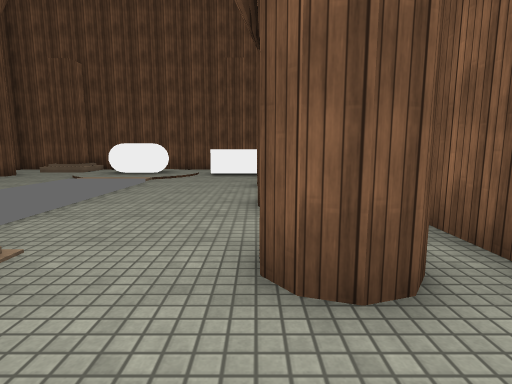
[1] (above)

15 first-person views from a walk through a Unity game level. The camera is 1.3 m above the floor, tilts 8° down and sees 80° across. The floor is counted in squares, 1.2 m on a side. Each view is taken from the middle of a square. On the plan, view 1 faces up. The plan holds only what a view shows up to about 13 squares ahead; the rest is blank. The player character is not drawn. Door leaves are left out, so doorways stand open. Surface patterns are stand-ins for the level's own textures.

[2]
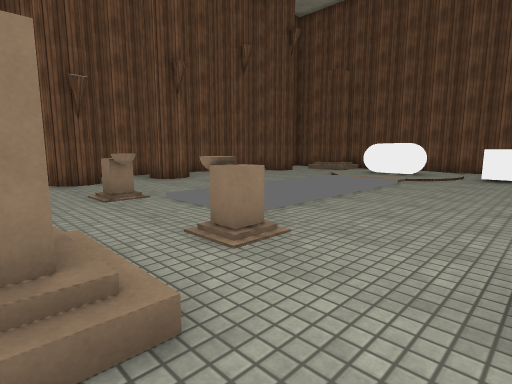

[3]
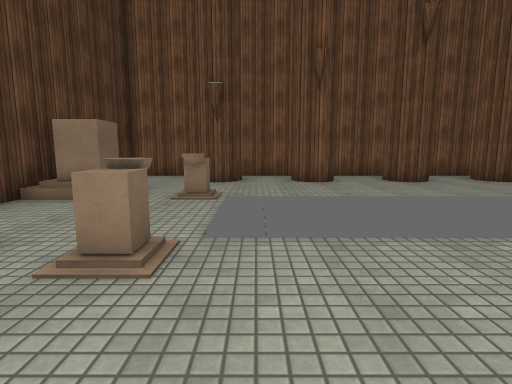

[4]
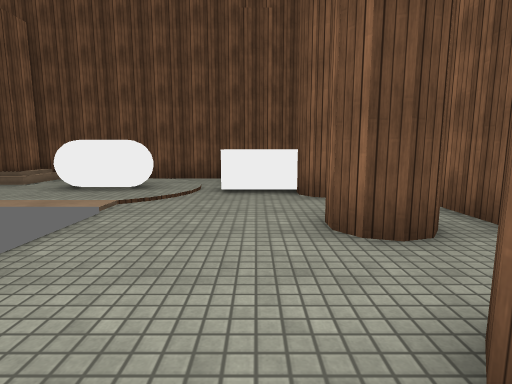

[5]
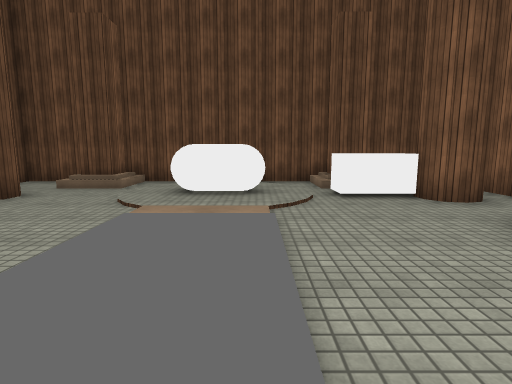

[6]
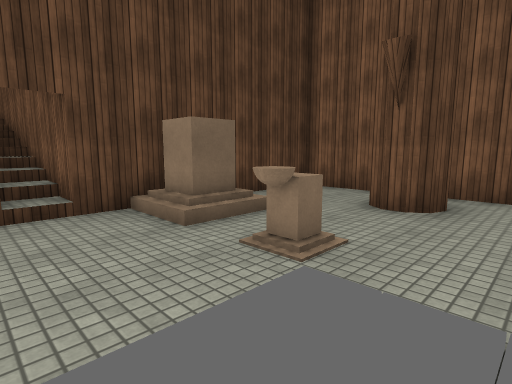

[7]
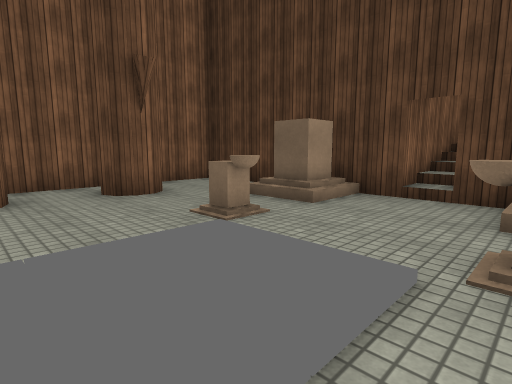

[8]
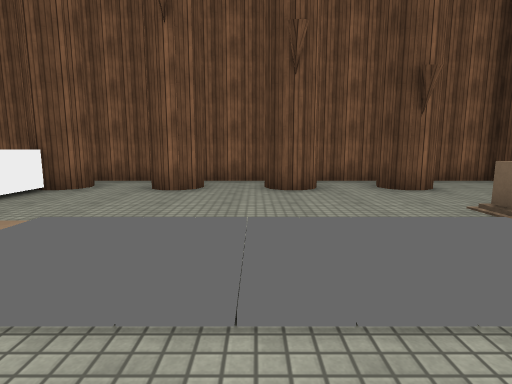

[9]
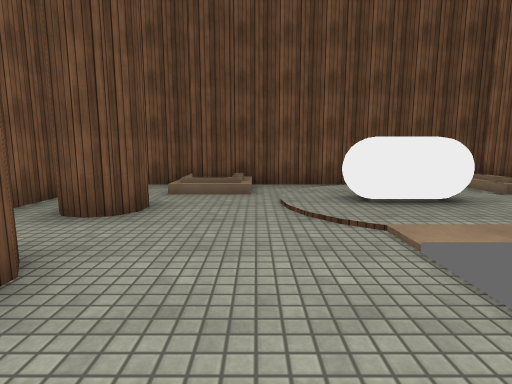

[10]
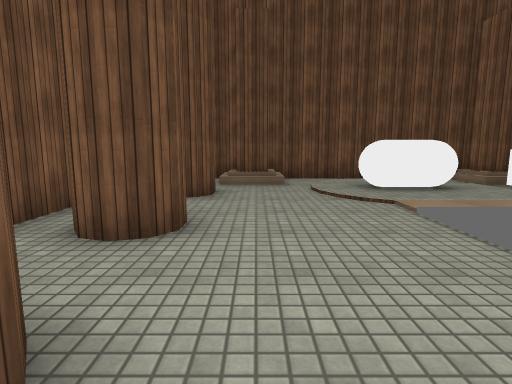

[11]
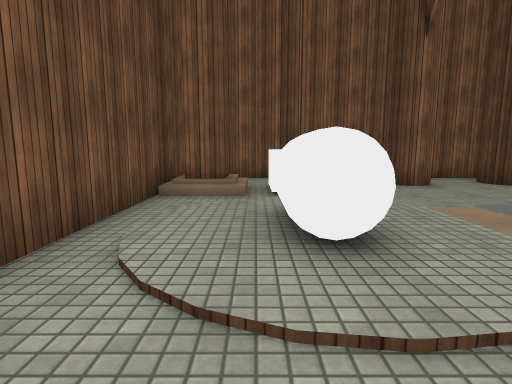

[12]
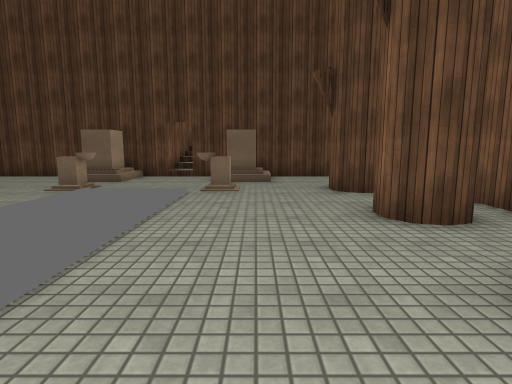

[13]
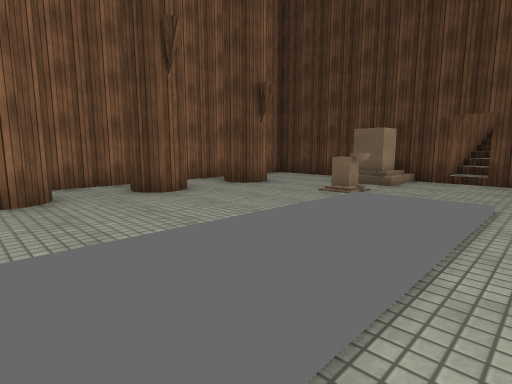

[14]
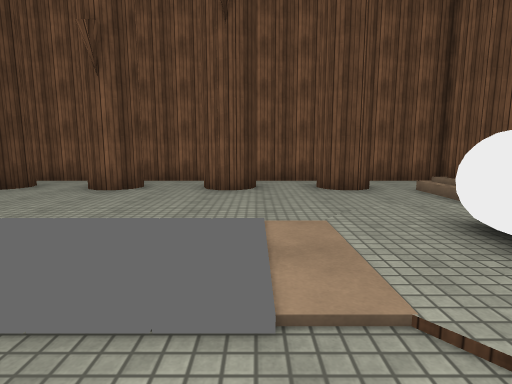

[15]
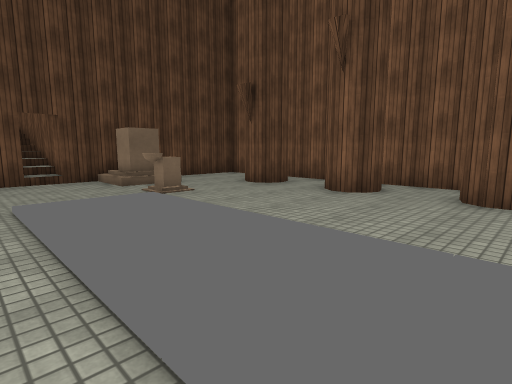

### Floor plan
Key: @ floor where view 1 was taken; # wall or solid block; x gap in a wall; . main floor; : floor 0.25 m higher than the main floor; / step, stairs or slope; ^ raised ledge; C white capsule; O other object.
Columns run from 13 left of view 1 to 3 right of it. Each row starts with its distance up from view 1.
 17 ################
 16 #../x/...../x   #
 15 #../#/...../#   #
 14 #.......C.......#
 13 #. #...CCC.^^##.#
 12 #.##.........##.#
 11 #...............#
 10 #.#....::/....#.#
  9 #.#....:::....#.#
  8 #......:::......#
  7 #......:::......#
  6 #.#....:::....#.#
  5 #......:::......#
  4 #......:::......#
  3 #.#...O...O...#.#
  2 #...............#
  1 #...............#
  0 #....OO...OO.@..#
 -1 ########/########
 -2        #/#
 -3        #/#
 -4        #/#
 -5        #/#
 -6        #/#
 -7        #/
 -8        #/
 -9        #/
-10        #

Positions as (right, up) in squares from view 1, and headings:
1: (0, 0), facing up
2: (0, 0), facing up-left
3: (0, 4), facing left
4: (-1, 5), facing up
5: (-4, 5), facing up
6: (-4, 5), facing down-left
7: (-7, 6), facing down-right
8: (-8, 7), facing right
9: (-8, 7), facing up
10: (-9, 5), facing up
11: (-9, 14), facing right
12: (-8, 11), facing down
13: (-7, 10), facing down-right
14: (-2, 10), facing left
15: (-3, 10), facing down-left
